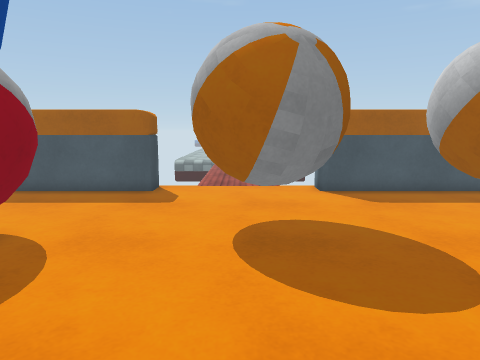
view 1 (above)

19 first-person views from a walk through a 3-D level made in the Unity game engine. The camera is 1.2 m above the floor, tilts 8° down and sees 70° across. The floor is counted in squares, 0.5 m on a side. Each view is taken from the middle of a square. On the plan, view 1 faces up. The plan holds only what a view shows up to about 20 squares ahead; the rest is blank. The place goes on beyond the plan. Surface patterns are stand-ins for the level's own textures.

view 2
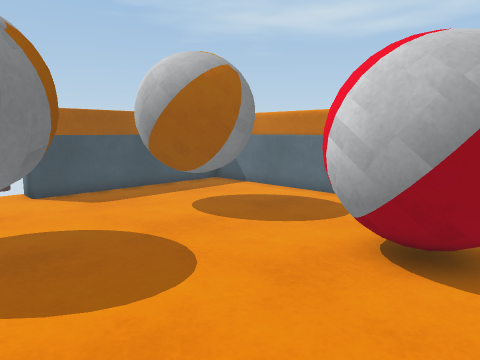

view 3
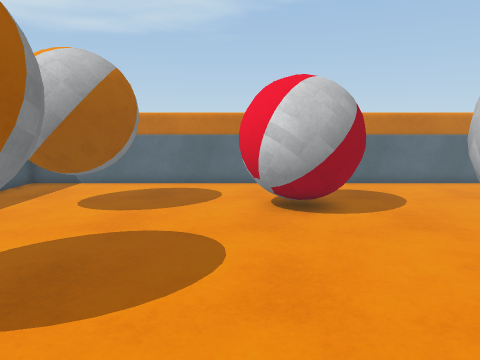

view 4
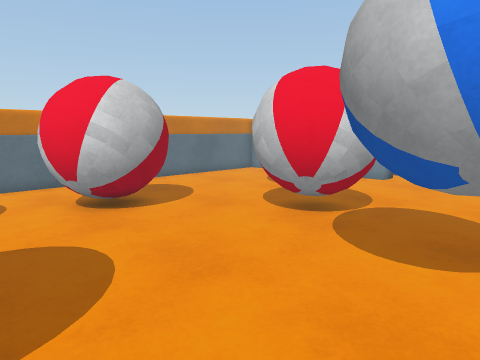

view 5
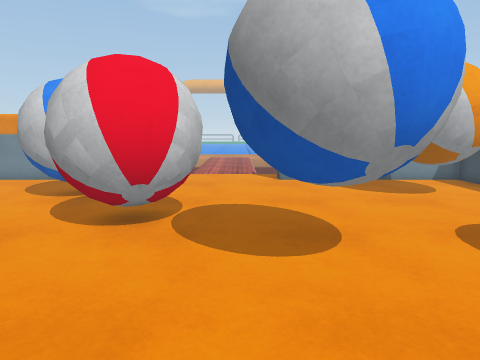

view 6
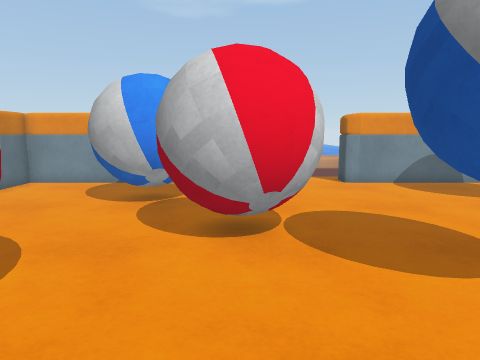

view 7
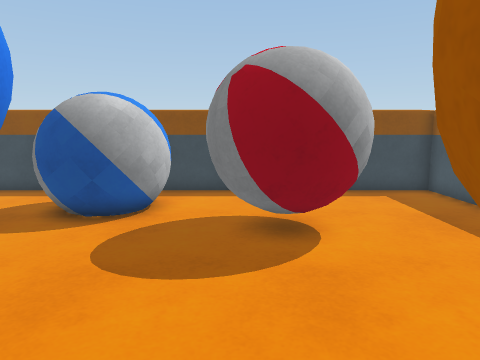

view 8
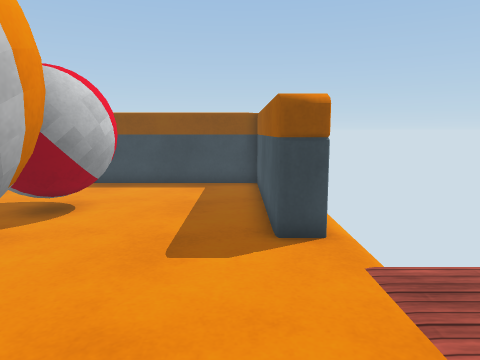

view 9
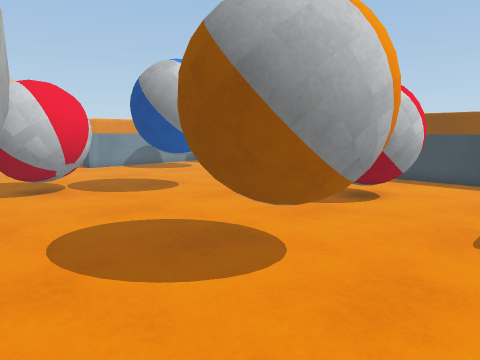

view 10
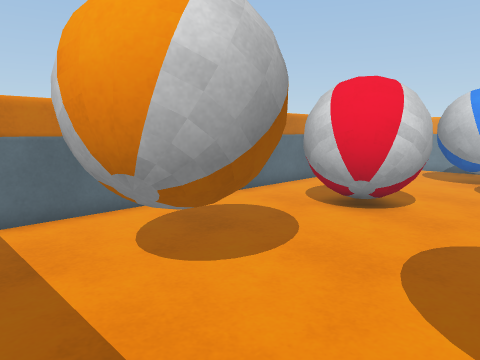

view 11
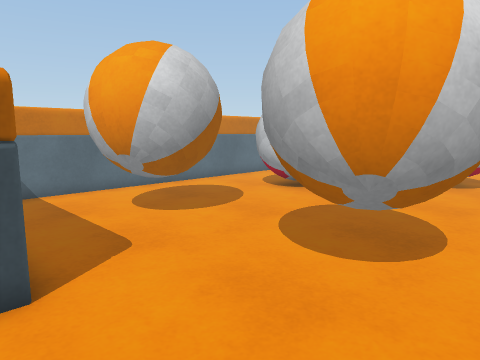

view 12
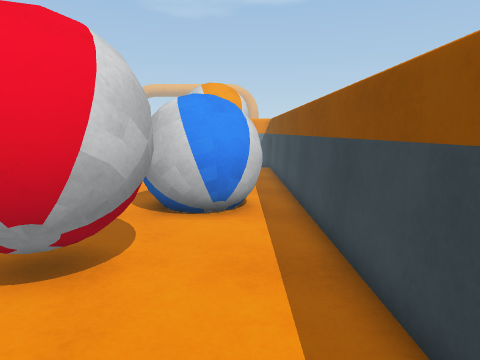

view 13
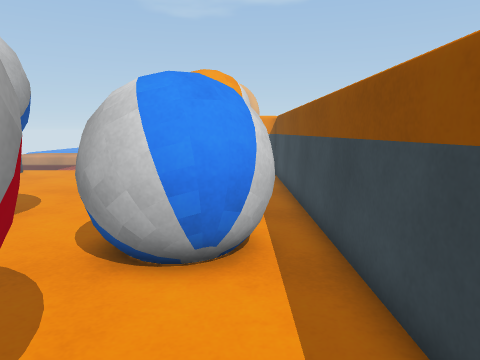

view 14
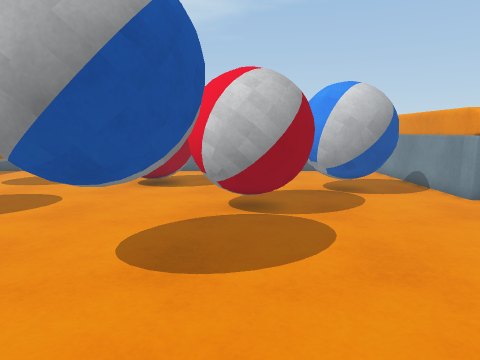

view 15
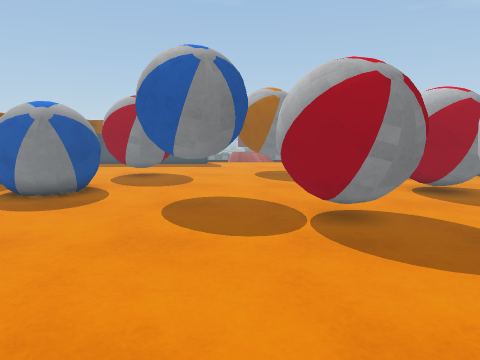

view 16
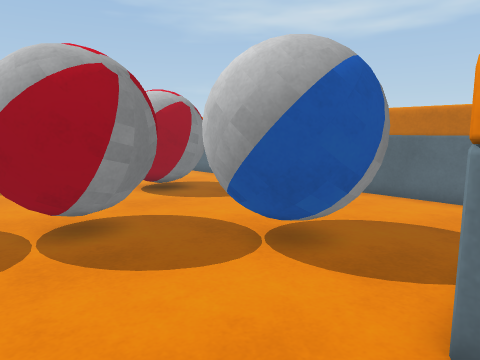

view 17
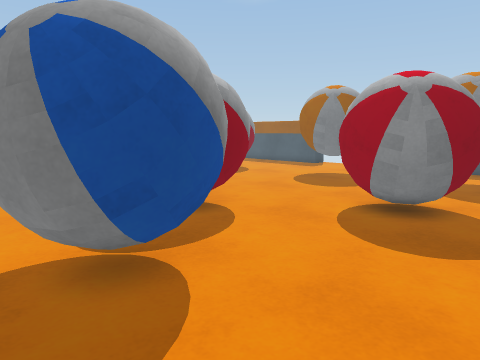

view 18
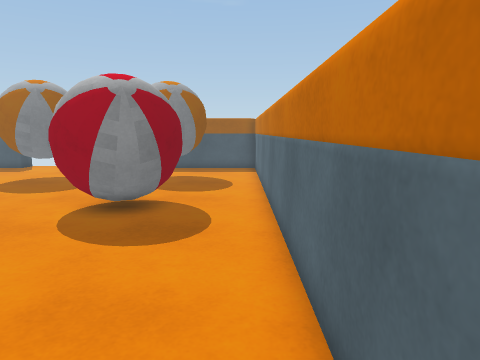

view 19
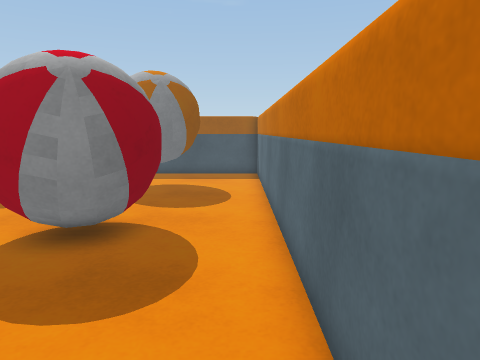

### Floor plan
Key: @ floor where view 1 was taken; # wall or solid block; . floor; B ball.
Columns run from 12 left of view 1 to 12 right of it. Each row starts with its distance up from view 1.
 16            ...
 15         #......#
 14 #########......##########
 13 #.......................#
 12 #.......................#
 11 #...........BBB...BBB ..#
 10 #..........BBBBB.BBB  ..#
  9 #...BBBB...BBBBB.BBBBB..#
  8 #...BBBB...BBBBB..BBBB..#
  7 #...BBBB....BBB....BB...#
  6 #...BBBB................#
  5 #....BB.................#
  4 #..BB.............BBB...#
  3 #.BBBB...BB......BBBBB..#
  2 #BBBBB..BBBB.....BBBBB..#
  1 # BBBB.BBBBB.....BBBBB..#
  0 #.BBB..BBBBB@.B...BBB...#
 -1 #.......BBBBBBBBB.......#
 -2 #...........BBBBB.......#
 -3 #...........BBBBB.......#
 -4 #............BBB.BB.....#
 -5 #.BBB ..........BBBB....#
 -6 # BBB .........BBBBB....#
 -7 #.    .........BBBBB....#
 -8 #.    ..........BBBB....#
 -9 #.......................#
-10 ##########.....##########
-11          #.....
-12          ......

Where each view was taken, in squares from view 1:
view 1: 0 up, 0 right, facing up
view 2: 0 up, 0 right, facing up-right
view 3: 4 up, 4 left, facing right
view 4: 7 up, 4 left, facing down-right
view 5: 7 up, 1 left, facing down
view 6: 6 up, 2 right, facing down
view 7: 6 up, 2 right, facing left
view 8: 13 up, 4 right, facing left
view 9: 13 up, 6 right, facing down-left
view 10: 13 up, 2 right, facing down-right
view 11: 15 up, 2 left, facing down-right
view 12: 13 up, 10 left, facing down
view 13: 9 up, 10 left, facing down
view 14: 2 down, 9 left, facing right
view 15: 12 down, 1 left, facing up
view 16: 11 down, 1 left, facing up-right
view 17: 9 down, 11 right, facing up-left
view 18: 9 down, 11 right, facing up
view 19: 6 down, 11 right, facing up
